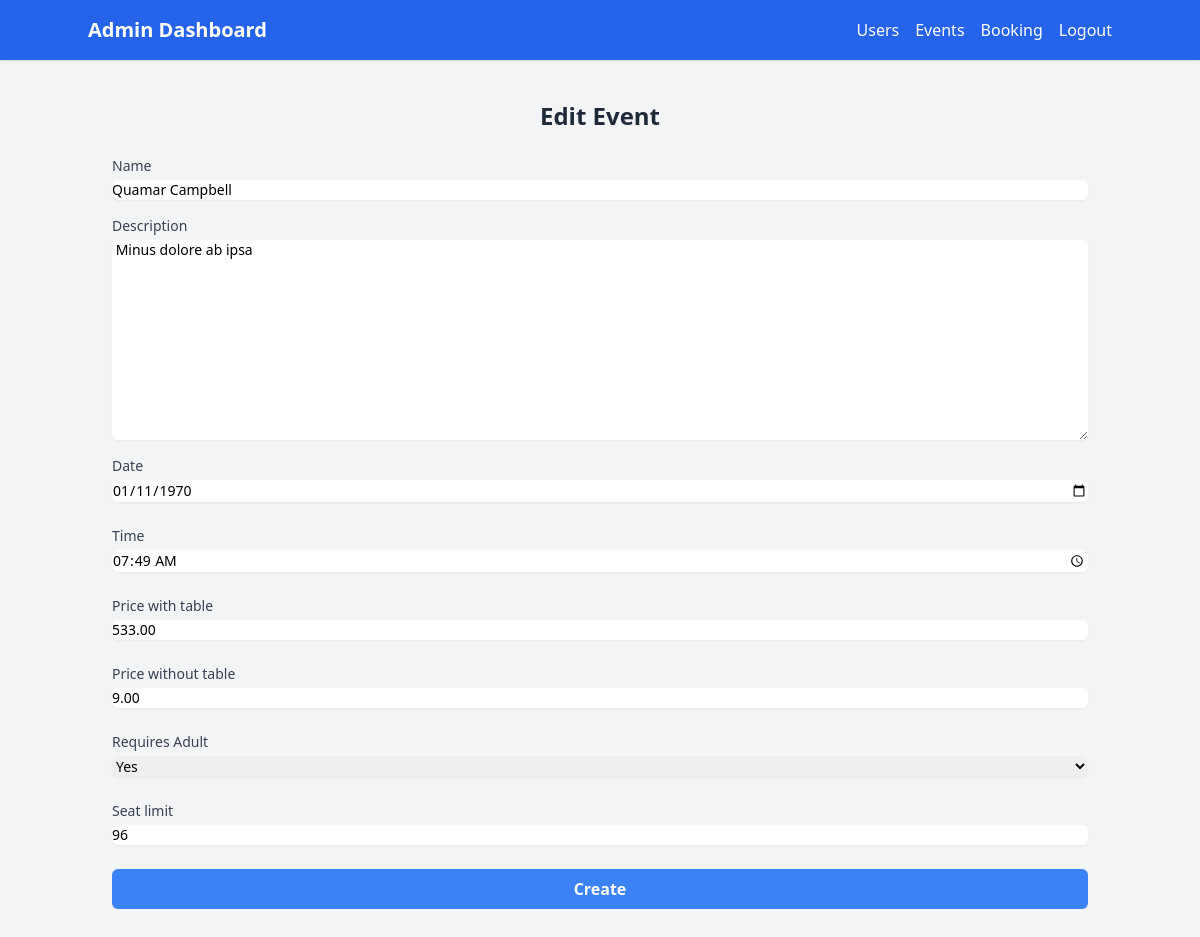
The app's page /edit-event?id=5 (signed in) with its own data.
### tables this page shows
CREATE TABLE IF NOT EXISTS `events` (
  `id` int NOT NULL AUTO_INCREMENT,
  `name` varchar(255) NOT NULL,
  `description` text NOT NULL,
  `date` date NOT NULL,
  `time` time NOT NULL,
  `price_with_table` decimal(10,2) NOT NULL,
  `price_without_table` decimal(10,2) NOT NULL,
  `requires_adult` tinyint(1) DEFAULT '0',
  `seat_limit` int NOT NULL,
  `created_at` timestamp NULL DEFAULT CURRENT_TIMESTAMP,
  `updated_at` timestamp NULL DEFAULT CURRENT_TIMESTAMP ON UPDATE CURRENT_TIMESTAMP,
  PRIMARY KEY (`id`)
);

### models/Event.php (called while the page is built, shortened)
<?php
require_once 'config/connection.php';
class Event
{
    public function getEventById($id): ?array
    {
        global $conn;
        $stmt = $conn->prepare("SELECT id, name, description, date, time, price_with_table, price_without_table, requires_adult, seat_limit, created_at, updated_at FROM events WHERE id = ?");
        $stmt->bind_param("i", $id);
        $stmt->execute();
        $result = $stmt->get_result();
        $event = $result->fetch_assoc();
        return $event ?: null;
    }
}

### views/admin/event/edit.php (the view, shortened to what this page needs)
<!DOCTYPE html>
<html lang="en">
<head>
    <script src="https://cdn.tailwindcss.com"></script>
</head>
<body class="bg-gray-100">
    <?php
    include_once "views/components/admin-navbar.php";
    ?>
    <div class="container mx-auto py-10 px-6">
        <h1 class="text-2xl font-bold text-center text-gray-800 mb-6">Edit Event</h1>
        <form action="/event-update?id=<?php echo $event['id']; ?>" method="POST" enctype="multipart/form-data">
            <div class="mb-4">
                <label for="name" class="block text-sm font-medium text-gray-700">Name</label>
                <input type="text" id="name" name="name" placeholder="Enter your name"
                    value="<?php echo $event['name']; ?>"
                    class="mt-1 block w-full rounded-md border-gray-300 shadow-sm focus:ring-blue-500 focus:border-blue-500 sm:text-sm"
                    required>
            </div>
            <div class="mb-4">
                <label for="description" class="block text-sm font-medium text-gray-700">Description</label>
                <textarea name="description" id="description"
                    class="mt-1 block w-full rounded-md border-gray-300 shadow-sm focus:ring-blue-500 focus:border-blue-500 sm:text-sm"
                    required cols="30" rows="10"> <?php echo $event['description']; ?></textarea>
            </div>
            <div class="mb-6">
                <label for="date" class="block text-sm font-medium text-gray-700">Date</label>
                <input type="date" id="date" name="date" placeholder="Enter your date"
                    value="<?php echo $event['date']; ?>"
                    class="mt-1 block w-full rounded-md border-gray-300 shadow-sm focus:ring-blue-500 focus:border-blue-500 sm:text-sm"
                    required>
            </div>
            <div class="mb-6">
                <label for="time" class="block text-sm font-medium text-gray-700">Time</label>
                <input type="time" id="time" name="time" placeholder="Enter your time"
                    value="<?php echo $event['time']; ?>"
                    class="mt-1 block w-full rounded-md border-gray-300 shadow-sm focus:ring-blue-500 focus:border-blue-500 sm:text-sm"
                    required>
            </div>
            <div class="mb-6">
                <label for="price_with_table" class="block text-sm font-medium text-gray-700">Price with table</label>
                <input type="number" id="price_with_table" name="price_with_table" placeholder="Enter price with table"
                    value="<?php echo $event['price_with_table']; ?>"
                    class="mt-1 block w-full rounded-md border-gray-300 shadow-sm focus:ring-blue-500 focus:border-blue-500 sm:text-sm"
                    required>
            </div>
            <div class="mb-6">
                <label for="price_without_table" class="block text-sm font-medium text-gray-700">Price without
                    table</label>
                <input type="number" id="price_without_table" name="price_without_table"
                    placeholder="Enter price without table" value="<?php echo $event['price_without_table']; ?>"
                    class="mt-1 block w-full rounded-md border-gray-300 shadow-sm focus:ring-blue-500 focus:border-blue-500 sm:text-sm"
                    required>
            </div>
            <div class="mb-6">
                <label for="requires_adult" class="block text-sm font-medium text-gray-700">Requires Adult
                </label>
                <select name="requires_adult" id="requires_adult"
                    class="mt-1 block w-full rounded-md border-gray-300 shadow-sm focus:ring-blue-500 focus:border-blue-500 sm:text-sm">
                    <option value="1" <?php if ($event['requires_adult'] == 1) echo "selected"; ?>>Yes</option>
                </select>
            </div>
            <div class="mb-6">
                <label for="seat_limit" class="block text-sm font-medium text-gray-700">Seat limit</label>
                <input type="number" id="seat_limit"" name=" seat_limit"" placeholder="Enter seat limit"
                    value="<?php echo $event['seat_limit']; ?>"
                    class="mt-1 block w-full rounded-md border-gray-300 shadow-sm focus:ring-blue-500 focus:border-blue-500 sm:text-sm"
                    required>
            </div>
            <div>
                <button type="submit"
                    class="w-full bg-blue-500 text-white font-bold py-2 px-4 rounded-md hover:bg-blue-600 focus:ring-2 focus:ring-blue-500 focus:ring-offset-2 focus:outline-none">
                    Create
                </button>
            </div>
        </form>
    </div>
</body>
</html>

### records on screen
events: name "Quamar Campbell", description "Minus dolore ab ipsa", date "01/11/1970", time "07:49:00", price_with_table "533.00", price_without_table "9.00", requires_adult "Yes", seat_limit "96"
